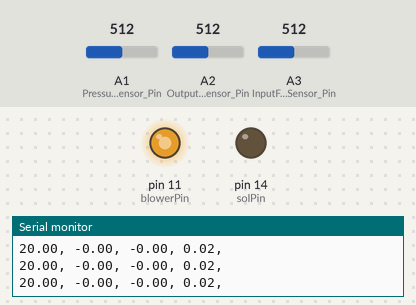
A sketch run on a simulated Arduino Mega 2560, built with avr-gcc and run on an emulated ATmega2560. Shown: output pins drawn as LEDs (lit = HIGH), the last lines printed to the serial monitor. The test bench sets the inputs (shaded band); at power-on: A1 (PressureSensor_Pin) = 512, A3 (InputFlowSensor_Pin) = 512, A2 (OutputFlowSensor_Pin) = 512.

Above: at 2.2 s.
2.3 s: A1 (PressureSensor_Pin) set to 716
At 4.1 s:
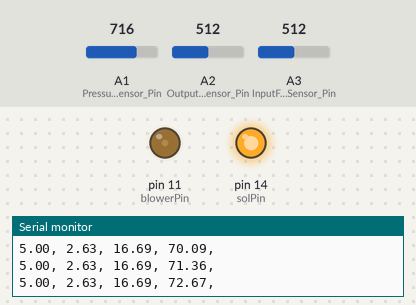
5.3 s: A1 (PressureSensor_Pin) set to 306
At 7.9 s:
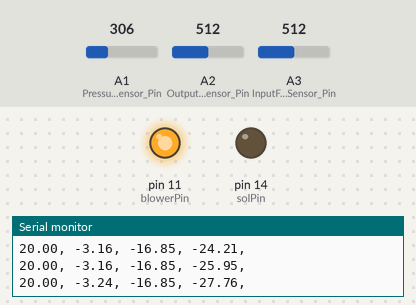
8.3 s: A3 (InputFlowSensor_Pin) set to 515
At 10.1 s:
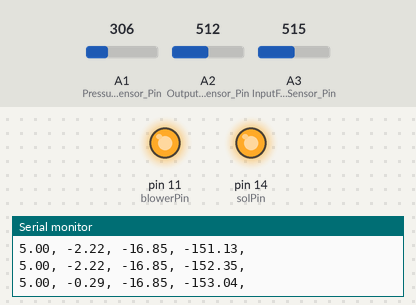
11.3 s: A1 (PressureSensor_Pin) set to 900
At 14.1 s:
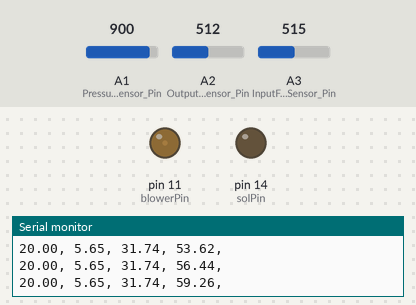
14.3 s: A1 (PressureSensor_Pin) set to 511
17.3 s: A2 (OutputFlowSensor_Pin) set to 0
Timing chart, 0 to 21.0 s (numbered marks = the images above; inputs shaded):
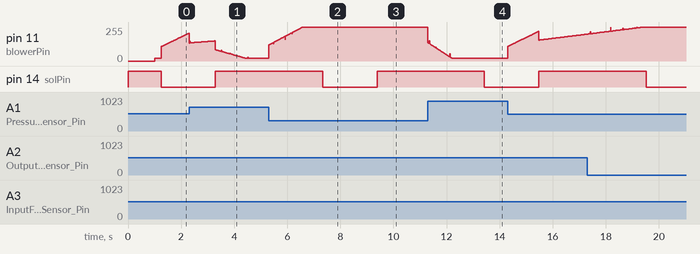

Measured:
- the behaviour switches between 514 and 515 on A3 (InputFlowSensor_Pin) (found by bisection; images 2 and 3)

The sketch:

Final_BiPAP_Closed_Loop_R4_volume_integrated.ino
```cpp
/* Program to run ventilator in Volume Control mode with settable Inhale Pressure and Exhale Pressure
 * Date - 14/10/2020
 */

// Library Definition
#include <FlexiTimer2.h>
#include <TimerOne.h>
#include <PID_v1.h>
#include <Filters.h>

//IO Definitons
#define blowerPin 11 // Blower pwm pin controlled by Timer 1
#define solPin 14 // Solenoid control pin - solenoid is NC
#define PressureSensor_Pin A1 // Analog Pin to read pressure sensor value
#define InputFlowSensor_Pin A3// Analog Pin to read inhale flow sensor value
#define OutputFlowSensor_Pin A2// Analog Pin to read exhale flow sensor value

//Parameters Definiton
#define convertvolttopressure 0.0818 // Pressure sensor calibration
#define constantpressure 20.079 // Pressure sensor calibration
#define convertvolttoflow 0.3261 // Flow sensor calibration
#define constantflow 47.478 // Flow sensor calibration
#define minBlowerpwm 8.0 // to set safe output range for PID
#define maxBlowerpwm 100.0 // to set safe output range for PID
#define BPM 10 // BPM value
#define PEEP 5 // Exhalation Pressure Setting(cmH2O)
#define PIP 20 // Inhalation Pressure Setting(cmH2O)
float zero_correctionpressure = 0; // pressure sensor zero correction variable
float zero_correctioninputflow = 0; // flow sensor zero correction variable
float zero_correctionoutputflow = 0; // flow sensor zero correction variable
float inhaletime, exhaletime;
float volt1 = 0;
float volt2 = 0;
float Volume = 0;
float FlowReading;
float temp2=0;


//PID Definition
double Setpoint;
volatile double Output, PressureReading, InputFlowReading, OutputFlowReading, VolumeReading =0 ;
double Kp, Ki, Kd; //Tuning Parameters to be filled
PID PcontrolPID(&PressureReading, &Output, &Setpoint, Kp, Ki, Kd, DIRECT); // create a PID object for pressure control

//Signal Filter Initiation
#define filterFrequency 670 // LPF cutoff frequency for pressure sensor output
FilterOnePole lowpassFilter( LOWPASS, filterFrequency ); // Create a LPF to filter dP sensor o/p signals

//Flag Initiation
int breathstate = 1; // flag to change breath stage - 1 = Inhale, 0 = Exhale
int zerocorrectflag = 1; // flag to enable/disable Zero Error Correction

void setup(void)
{
  Serial.begin(9600);
  Serial1.begin(9600);
  Timer1.initialize(50); // 50 us = 20 kHz for blower pwm frequency
  FlexiTimer2::set(10, 1.0/1000, computePID); // for interrupt timer - for data collection and pid output calculation
  pinMode(blowerPin,OUTPUT);
  pinMode(solPin,OUTPUT);
  pinMode(PressureSensor_Pin, INPUT);
  pinMode(InputFlowSensor_Pin, INPUT);
  pinMode(OutputFlowSensor_Pin, INPUT);
  digitalWrite(solPin, HIGH);
  delay(1000);
  PcontrolPID.SetOutputLimits(minBlowerpwm, maxBlowerpwm); // set safe blower pwm output range for PID result
  PcontrolPID.SetSampleTime(8); // PID loop calculation time cut off in msec
  PcontrolPID.SetMode(AUTOMATIC); // Enable PID
  FlexiTimer2::start(); // start timer at above defined parameters
  Serial.println("Setpt. Flow InputFlow OutputFlow Pressure Volume");// for printing plotter legend
  }

void loop(void)
{
   while(zerocorrectflag ==1){ // Perform zero error correction and checking till error is removed
   DoZeroCorrectionPressure();
   DoZeroCorrectionInputFlow();
   DoZeroCorrectionOutputFlow();
   zerocorrectflag = CheckZeroError(); // reset zero correction flag if no zero error found
   //Serial.print(zerocorrectflag); // For debugging only
   }

  CalculateBreathTime();
  SetPIDTuningParameters();

  if(breathstate == 1){
      VolumeReading = 0;
      digitalWrite(solPin,LOW); // Close Exhale Solenoid Valve
      //Timer1.pwm(blowerPin,(43.0/ 100) * 1023);
      Setpoint = PIP; // Define Inhale Setpt Pressure in cm H2O
      //PcontrolPID.SetTunings(0.5, 3.5, 0); // Set Kp,Ki and Kd for Inhale period (if needed)
      int start_inhale_time = millis();
      int now = millis();
      while(now - start_inhale_time  < inhaletime){ // run inhale mode till inhale period is over
          now = millis();// update now time
          plotGraph(); // Function call to plot graph
          }
      breathstate = 0; // switch to exhale mode
      }
  if(breathstate == 0){
      digitalWrite(solPin, HIGH); // Open Exhale Solenoid Valve
      //Timer1.pwm(blowerPin,(55.0/ 100) * 1023);
      Setpoint = PEEP; // Define Exhale Setpt Pressure in cm H2O
      //PcontrolPID.SetTunings(2.85, 3.12, 0); // Set Kp,Ki and Kd for Exhale period (if needed)
      int start_exhale_time= millis();
      int now = millis();
      while(now - start_exhale_time  < exhaletime){  // run exhale mode till exhale period is over
          now = millis();
          plotGraph();
          }
      breathstate = 1; // switch to inhale mode
      }
}

void computePID(){
  PressureReading = ReadActualPressureValue(); // calls function to read actual pressure value from sensor readings, returns value in cm H2O
  PcontrolPID.Compute();
  Timer1.pwm(blowerPin,(Output/ 100) * 1023);
  }

float ReadActualPressureValue(){
  int temp = analogRead(PressureSensor_Pin);
  float result = lowpassFilter.input(convertvolttopressure*temp - constantpressure - zero_correctionpressure);
  return result;
}

float ReadActualInputFlowValue(){
  int temp = analogRead(InputFlowSensor_Pin);
  float result = lowpassFilter.input(convertvolttoflow*temp - constantflow - zero_correctioninputflow);
  return result;
}
float ReadActualOutputFlowValue(){
  int temp = analogRead(OutputFlowSensor_Pin);
  float result = lowpassFilter.input(convertvolttoflow*temp - constantflow - zero_correctionoutputflow);
  return result;
}

void DoZeroCorrectionPressure(){
  //Serial.println("Performing Zero Error Correction");
  float totalzero = 0; // params defined for zero error correction
  int j = 0;
  digitalWrite(solPin,HIGH);
  for(j;j<100;j++){
    float samplezero = ReadActualPressureValue();
    totalzero = totalzero + samplezero;
    }
  zero_correctionpressure = totalzero/j;
}

void DoZeroCorrectionInputFlow(){
  //Serial.println("Performing Zero Error Correction");
  float totalzero = 0; // params defined for zero error correction
  int j = 0;
  digitalWrite(solPin,HIGH);
  for(j;j<100;j++){
    float samplezero = ReadActualInputFlowValue();
    totalzero = totalzero + samplezero;
    }
  zero_correctioninputflow = totalzero/j;
}


void DoZeroCorrectionOutputFlow(){
  //Serial.println("Performing Zero Error Correction");
  float totalzero = 0; // params defined for zero error correction
  int j = 0;
  digitalWrite(solPin,HIGH);
  for(j;j<100;j++){
    float samplezero = ReadActualOutputFlowValue();
    totalzero = totalzero + samplezero;
    }
  zero_correctionoutputflow = totalzero/j;
}

int CheckZeroError(){
  //Serial.println("Checking for Zero Error");
  float totalsample = 0;
  int i = 0;
  digitalWrite(solPin,HIGH);
  for(i;i<100;i++){
    float samplezeropressure = ReadActualPressureValue();
    float samplezeroflow = ReadActualInputFlowValue()+ReadActualOutputFlowValue();
    totalsample = totalsample + samplezeropressure + samplezeroflow;
    }
  float sampleaverage = abs(totalsample/(3*i));
  if(sampleaverage >0.3){
    return 1;
    Serial.println("Zero Error Present!! Redoing Correction...");
    }
  else {
    return 0;
    }
  }

void plotGraph(){
  PressureReading = ReadActualPressureValue(); // calls function to read actual pressure value from sensor readings, returns value in cm H2O
  InputFlowReading = ReadActualInputFlowValue(); // calls function to read actual pressure value from sensor readings, returns value in cm H2O
  OutputFlowReading = ReadActualOutputFlowValue();
  GetFlow();
  GetVolume(FlowReading);
  int aa = PressureReading +10 ;
  //Serial.print(millis());
  //Serial.print(" ");
  //Serial.print(volt1);
  //Serial.print(", ");
  //Serial.print(volt2);
  //Serial.print(", ");
  Serial.print(Setpoint);
  Serial.print(", ");
  //Serial.print(Output);
  //Serial.print(", ");
  Serial.print(FlowReading);
  Serial.print(", ");
  //Serial.print(InputFlowReading);
  //Serial.print(", ");*/
  //Serial.print(OutputFlowReading);
  //Serial.print(", ");
  Serial.print(PressureReading);
  Serial.print(", ");
  Serial.print(VolumeReading);
  Serial.println(", ");
  Serial1.print("add 7,0," + String(aa));
  Serial1.write(0xff);
  Serial1.write(0xff);
  Serial1.write(0xff);
  Serial1.print("add 7,1," + String(10));
  Serial1.write(0xff);
  Serial1.write(0xff);
  Serial1.write(0xff);
  /*Serial1.print("add 15,0," + String(FlowReadingPrint));
  Serial1.write(0xff);
  Serial1.write(0xff);
  Serial1.write(0xff);
  Serial1.print("add 15,1," + String(60));
  Serial1.write(0xff);
  Serial1.write(0xff);
  Serial1.write(0xff);
  Serial1.print("add 16,0," + String(VolumeReading));
  Serial1.write(0xff);
  Serial1.write(0xff);
  Serial1.write(0xff);
  Serial1.print("add 16,1," + String(0));
  Serial1.write(0xff);
  Serial1.write(0xff);
  Serial1.write(0xff);*/
}

void CalculateBreathTime(){
  inhaletime = 20000/BPM; // 60000/(3*Bpm) as I:E Ratio is 1:2, output is in mSec
  exhaletime = 40000/BPM; // (2*60000)/(3*Bpm) as I:E Ratio is 1:2, output is in mSec
  }

void SetPIDTuningParameters()
{
  if(breathstate == 1){
    PcontrolPID.SetTunings(1.72,2.36, 0);
  }
  else if(breathstate == 0){
    PcontrolPID.SetTunings(1.72, 2.36, 1);
  }
  }

void GetVolume(float temp){
  volt2 = volt1;
  volt1 = millis();
  VolumeReading = VolumeReading + (((temp2+temp)/2)*((volt1-volt2)/60));
  temp2 = temp;
  //if(VolumeReading<=0){
    //VolumeReading = 0;
    //}
  }

void GetFlow(){
  FlowReading = InputFlowReading - abs(OutputFlowReading);
//  if(breathstate == 0 && ){
  // FlowReading = 0;
  // }
}
```
